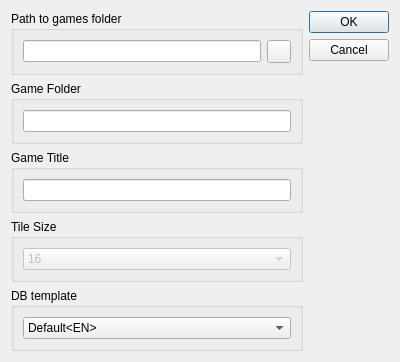
<?xml version="1.0" encoding="UTF-8"?>
<ui version="4.0">
 <class>DialogNewProject</class>
 <widget class="QDialog" name="DialogNewProject">
  <property name="geometry">
   <rect>
    <x>0</x>
    <y>0</y>
    <width>400</width>
    <height>320</height>
   </rect>
  </property>
  <property name="minimumSize">
   <size>
    <width>400</width>
    <height>320</height>
   </size>
  </property>
  <property name="maximumSize">
   <size>
    <width>400</width>
    <height>320</height>
   </size>
  </property>
  <property name="windowTitle">
   <string>Create new game project</string>
  </property>
  <layout class="QHBoxLayout" name="horizontalLayout_4">
   <property name="sizeConstraint">
    <enum>QLayout::SetMinAndMaxSize</enum>
   </property>
   <item>
    <layout class="QVBoxLayout" name="verticalLayout">
     <item>
      <widget class="QGroupBox" name="groupBox">
       <property name="title">
        <string>Path to games folder</string>
       </property>
       <layout class="QHBoxLayout" name="horizontalLayout">
        <item>
         <widget class="QLineEdit" name="lineProjectPath">
          <property name="readOnly">
           <bool>true</bool>
          </property>
         </widget>
        </item>
        <item>
         <widget class="QToolButton" name="toolProjectPath">
          <property name="text">
           <string/>
          </property>
          <property name="icon">
           <iconset resource="Resources.qrc">
            <normaloff>:/icons/share/old_folder.png</normaloff>:/icons/share/old_folder.png</iconset>
          </property>
         </widget>
        </item>
       </layout>
      </widget>
     </item>
     <item>
      <widget class="QGroupBox" name="groupBox_5">
       <property name="title">
        <string>Game Folder</string>
       </property>
       <layout class="QHBoxLayout" name="horizontalLayout_6">
        <item>
         <widget class="QLineEdit" name="lineGameFolder"/>
        </item>
       </layout>
      </widget>
     </item>
     <item>
      <widget class="QGroupBox" name="groupBox_2">
       <property name="title">
        <string>Game Title</string>
       </property>
       <layout class="QHBoxLayout" name="horizontalLayout_2">
        <item>
         <widget class="QLineEdit" name="lineGameTitle"/>
        </item>
       </layout>
      </widget>
     </item>
     <item>
      <widget class="QGroupBox" name="groupBox_3">
       <property name="title">
        <string>Tile Size</string>
       </property>
       <layout class="QHBoxLayout" name="horizontalLayout_3">
        <item>
         <widget class="QComboBox" name="comboTileSize">
          <property name="enabled">
           <bool>false</bool>
          </property>
          <item>
           <property name="text">
            <string>16</string>
           </property>
          </item>
          <item>
           <property name="text">
            <string>32</string>
           </property>
          </item>
          <item>
           <property name="text">
            <string>64</string>
           </property>
          </item>
         </widget>
        </item>
       </layout>
      </widget>
     </item>
     <item>
      <widget class="QGroupBox" name="groupBox_4">
       <property name="title">
        <string>DB template</string>
       </property>
       <layout class="QHBoxLayout" name="horizontalLayout_5">
        <item>
         <widget class="QComboBox" name="comboDbTemplate">
          <item>
           <property name="text">
            <string>Default&lt;EN&gt;</string>
           </property>
          </item>
          <item>
           <property name="text">
            <string>Russian&lt;RU&gt;</string>
           </property>
          </item>
          <item>
           <property name="text">
            <string>Japaneese&lt;JP&gt;</string>
           </property>
          </item>
         </widget>
        </item>
       </layout>
      </widget>
     </item>
    </layout>
   </item>
   <item>
    <widget class="QDialogButtonBox" name="buttonBox">
     <property name="orientation">
      <enum>Qt::Vertical</enum>
     </property>
     <property name="standardButtons">
      <set>QDialogButtonBox::Cancel|QDialogButtonBox::Ok</set>
     </property>
    </widget>
   </item>
  </layout>
 </widget>
 <resources>
  <include location="Resources.qrc"/>
 </resources>
 <connections>
  <connection>
   <sender>buttonBox</sender>
   <signal>accepted()</signal>
   <receiver>DialogNewProject</receiver>
   <slot>accept()</slot>
   <hints>
    <hint type="sourcelabel">
     <x>248</x>
     <y>254</y>
    </hint>
    <hint type="destinationlabel">
     <x>157</x>
     <y>274</y>
    </hint>
   </hints>
  </connection>
  <connection>
   <sender>buttonBox</sender>
   <signal>rejected()</signal>
   <receiver>DialogNewProject</receiver>
   <slot>reject()</slot>
   <hints>
    <hint type="sourcelabel">
     <x>316</x>
     <y>260</y>
    </hint>
    <hint type="destinationlabel">
     <x>286</x>
     <y>274</y>
    </hint>
   </hints>
  </connection>
 </connections>
</ui>
